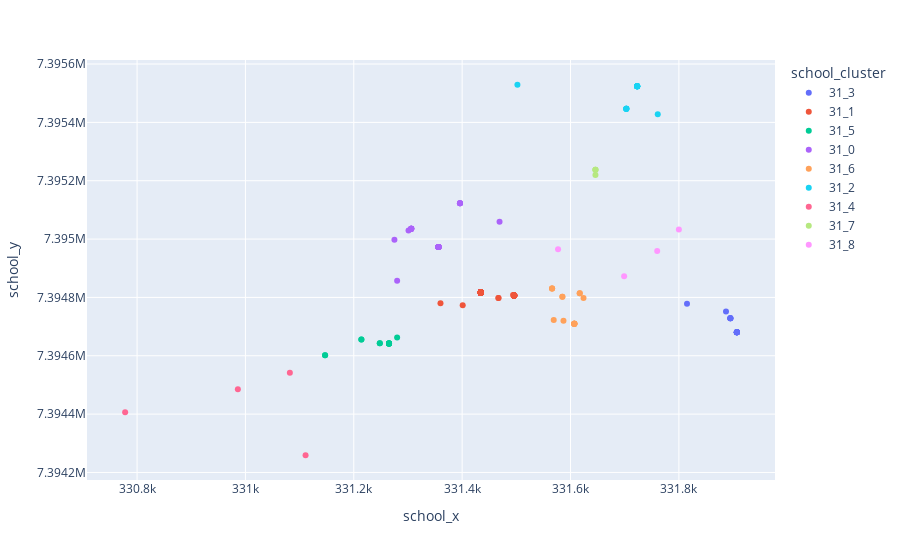

The code cell stored with this chart in its notebook:
### Code cell
tmp=df[df['school']==31].copy()
tmp=tmp.dropna(subset=['school'])
px.scatter(tmp, x='school_x', y='school_y', color='school_cluster')

### Figure 1 — Plotly figure (JSON) as saved in the notebook; plotly's stock layout.template omitted (floating-point values rounded to 4 significant figures; data arrays with more than 128 entries replaced by an {"elided": "..."} marker saying what was removed)
{"data": [{"hovertemplate": "school_cluster=31_3<br>school_x=%{x}<br>school_y=%{y}<extra></extra>", "legendgroup": "31_3", "marker": {"color": "#636efa", "symbol": "circle"}, "mode": "markers", "name": "31_3", "showlegend": true, "type": "scatter", "x": [331907, 331895, 331887, 331907, 331907, 331895, 331907, 331907, 331895, 331895, 331907, 331815, 331907, 331907, 331907, 331907], "xaxis": "x", "y": [7394681, 7394729, 7394752, 7394681, 7394681, 7394729, 7394681, 7394681, 7394729, 7394729, 7394681, 7394778, 7394681, 7394681, 7394681, 7394681], "yaxis": "y"}, {"hovertemplate": "school_cluster=31_1<br>school_x=%{x}<br>school_y=%{y}<extra></extra>", "legendgroup": "31_1", "marker": {"color": "#EF553B", "symbol": "circle"}, "mode": "markers", "name": "31_1", "showlegend": true, "type": "scatter", "x": {"elided": "149 int values"}, "xaxis": "x", "y": {"elided": "149 int values"}, "yaxis": "y"}, {"hovertemplate": "school_cluster=31_5<br>school_x=%{x}<br>school_y=%{y}<extra></extra>", "legendgroup": "31_5", "marker": {"color": "#00cc96", "symbol": "circle"}, "mode": "markers", "name": "31_5", "showlegend": true, "type": "scatter", "x": [331147, 331248, 331265, 331280, 331265, 331265, 331265, 331214, 331214, 331265, 331265, 331248, 331147, 331265, 331265, 331265], "xaxis": "x", "y": [7394602, 7394643, 7394642, 7394663, 7394642, 7394642, 7394642, 7394656, 7394656, 7394642, 7394642, 7394643, 7394602, 7394642, 7394642, 7394642], "yaxis": "y"}, {"hovertemplate": "school_cluster=31_0<br>school_x=%{x}<br>school_y=%{y}<extra></extra>", "legendgroup": "31_0", "marker": {"color": "#ab63fa", "symbol": "circle"}, "mode": "markers", "name": "31_0", "showlegend": true, "type": "scatter", "x": [331356, 331306, 331280, 331396, 331396, 331356, 331356, 331301, 331356, 331356, 331356, 331356, 331356, 331356, 331356, 331356, 331356, 331356, 331396, 331396, 331356, 331306, 331356, 331306, 331356, 331356, 331356, 331356, 331356, 331306, 331306, 331356, 331356, 331356, 331306, 331356, 331356, 331356, 331356, 331356, 331356, 331356, 331469, 331356, 331356, 331356, 331306, 331356, 331356, 331356, 331356, 331275], "xaxis": "x", "y": [7394973, 7395035, 7394857, 7395123, 7395123, 7394973, 7394973, 7395029, 7394973, 7394973, 7394973, 7394973, 7394973, 7394973, 7394973, 7394973, 7394973, 7394973, 7395123, 7395123, 7394973, 7395035, 7394973, 7395035, 7394973, 7394973, 7394973, 7394973, 7394973, 7395035, 7395035, 7394973, 7394973, 7394973, 7395035, 7394973, 7394973, 7394973, 7394973, 7394973, 7394973, 7394973, 7395059, 7394973, 7394973, 7394973, 7395035, 7394973, 7394973, 7394973, 7394973, 7394998], "yaxis": "y"}, {"hovertemplate": "school_cluster=31_6<br>school_x=%{x}<br>school_y=%{y}<extra></extra>", "legendgroup": "31_6", "marker": {"color": "#FFA15A", "symbol": "circle"}, "mode": "markers", "name": "31_6", "showlegend": true, "type": "scatter", "x": [331566, 331607, 331587, 331585, 331585, 331607, 331607, 331617, 331569, 331624, 331617, 331566, 331607, 331566, 331607, 331607, 331607], "xaxis": "x", "y": [7394831, 7394710, 7394720, 7394802, 7394802, 7394710, 7394710, 7394814, 7394723, 7394798, 7394814, 7394831, 7394710, 7394831, 7394710, 7394710, 7394710], "yaxis": "y"}, {"hovertemplate": "school_cluster=31_2<br>school_x=%{x}<br>school_y=%{y}<extra></extra>", "legendgroup": "31_2", "marker": {"color": "#19d3f3", "symbol": "circle"}, "mode": "markers", "name": "31_2", "showlegend": true, "type": "scatter", "x": [331723, 331703, 331703, 331703, 331723, 331502, 331723, 331723, 331761, 331723, 331703, 331703, 331723, 331723, 331723, 331723, 331723, 331723], "xaxis": "x", "y": [7395524, 7395447, 7395447, 7395447, 7395524, 7395529, 7395524, 7395524, 7395428, 7395524, 7395447, 7395447, 7395524, 7395524, 7395524, 7395524, 7395524, 7395524], "yaxis": "y"}, {"hovertemplate": "school_cluster=31_4<br>school_x=%{x}<br>school_y=%{y}<extra></extra>", "legendgroup": "31_4", "marker": {"color": "#FF6692", "symbol": "circle"}, "mode": "markers", "name": "31_4", "showlegend": true, "type": "scatter", "x": [331082, 330778, 331111, 330986], "xaxis": "x", "y": [7394542, 7394406, 7394259, 7394485], "yaxis": "y"}, {"hovertemplate": "school_cluster=31_7<br>school_x=%{x}<br>school_y=%{y}<extra></extra>", "legendgroup": "31_7", "marker": {"color": "#B6E880", "symbol": "circle"}, "mode": "markers", "name": "31_7", "showlegend": true, "type": "scatter", "x": [331646, 331646, 331646, 331646], "xaxis": "x", "y": [7395238, 7395238, 7395238, 7395220], "yaxis": "y"}, {"hovertemplate": "school_cluster=31_8<br>school_x=%{x}<br>school_y=%{y}<extra></extra>", "legendgroup": "31_8", "marker": {"color": "#FF97FF", "symbol": "circle"}, "mode": "markers", "name": "31_8", "showlegend": true, "type": "scatter", "x": [331577, 331800, 331760, 331699], "xaxis": "x", "y": [7394965, 7395033, 7394959, 7394873], "yaxis": "y"}], "layout": {"legend": {"title": {"text": "school_cluster"}, "tracegroupgap": 0}, "margin": {"t": 60}, "xaxis": {"anchor": "y", "domain": [0, 1], "title": {"text": "school_x"}}, "yaxis": {"anchor": "x", "domain": [0, 1], "title": {"text": "school_y"}}}}
